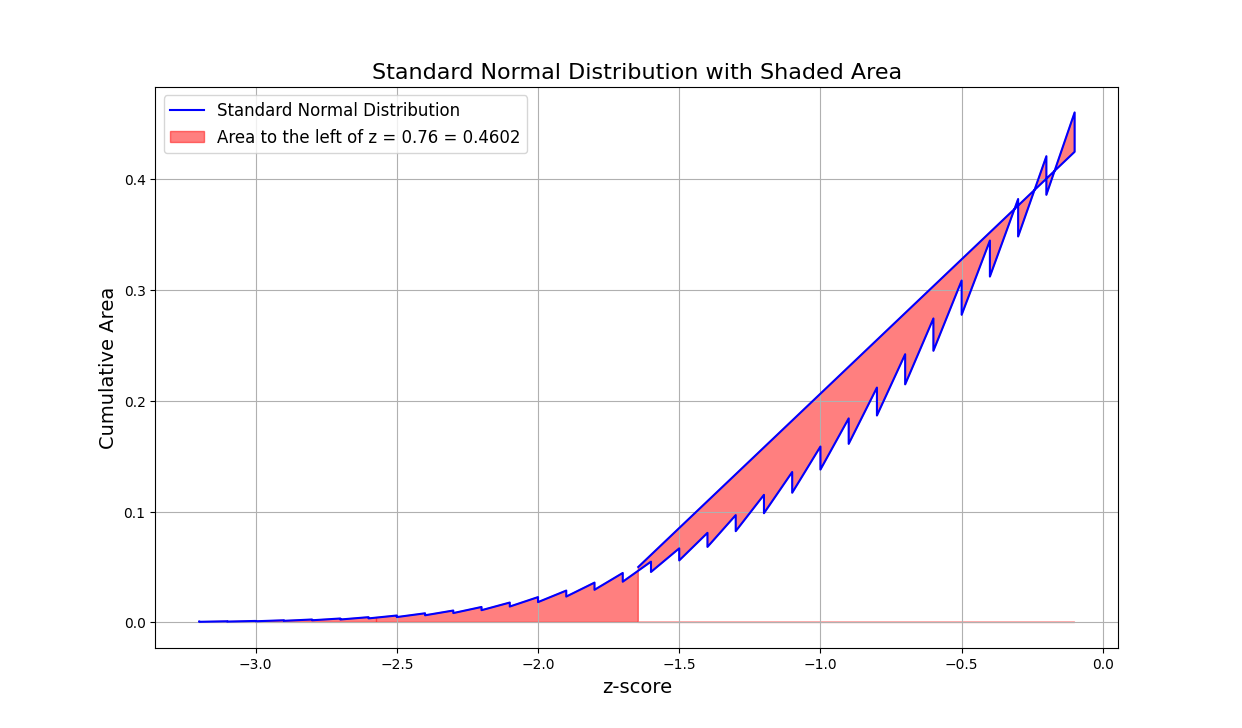

Write Python code to recreate this figure.
import pandas as pd
import numpy as np
import matplotlib.pyplot as plt

# Read the CSV file (starting from line 5 for data extraction)
file_path = 'data-3_6_2025-5_14 PM.csv'
data = pd.read_csv(file_path, skiprows=5)

# Display the first few rows of the dataframe to verify column names and data
print(data.head())

# Extract z-scores and corresponding cumulative areas
# Skip non-numeric rows
z_scores = []
area_values = []

for idx, row in data.iterrows():
    try:
        z = float(row[0].strip())
        z_scores.append(z)
        area_values.append(list(map(float, row[1:])))
    except ValueError:
        print(f"Skipping non-numeric row at index {idx}")

# Flatten area_values list
area_list = [item for sublist in area_values for item in sublist]

# Ensure both lists have the same length by truncating the longer list
min_length = min(len(z_scores) * len(data.columns[1:]), len(area_list))
z_list = np.repeat(z_scores, len(data.columns[1:]))[:min_length]
area_list = area_list[:min_length]

# Check for consistency in the lengths of z_list and area_list
if len(z_list) != len(area_list):
    print(f"Error: Length mismatch between z-scores and cumulative areas. z_list length: {len(z_list)}, area_list length: {len(area_list)}")
else:
    print(f"Processed {len(z_list)} data points successfully.")

# Convert lists to numpy arrays for plotting
try:
    z_list = np.array(z_list, dtype=float)
    area_list = np.array(area_list, dtype=float)
except ValueError as e:
    print(f"Error in converting to numpy arrays: {e}")

# Plot the standard normal distribution with cumulative areas
plt.figure(figsize=(10, 6))
plt.plot(z_list, area_list, label='Standard Normal Distribution', color='blue')

# Highlight the area to the left of z = 0.76
z_value = 0.76
area_value = area_list[np.abs(z_list - z_value).argmin()]
#plt.fill_between(z_list, 0, area_list, where=(z_list <= z_value), color='red', alpha=0.5, label=f'Area to the left of z = {z_value} = {area_value:.4f}')
plt.fill_between(z_list, 0, area_list, where=(z_list <= z_value), color='red', alpha=0.5, label=f'Area to the left of z = {z_value} = {area_value:.4f}')


# Add titles, labels, and legend
plt.title('Standard Normal Distribution with Shaded Area', fontsize=16)
plt.xlabel('z-score', fontsize=14)
plt.ylabel('Cumulative Area', fontsize=14)
plt.legend(fontsize=12)

# Add grid for better visualization
plt.grid(True)

# Show the plot
plt.show()
